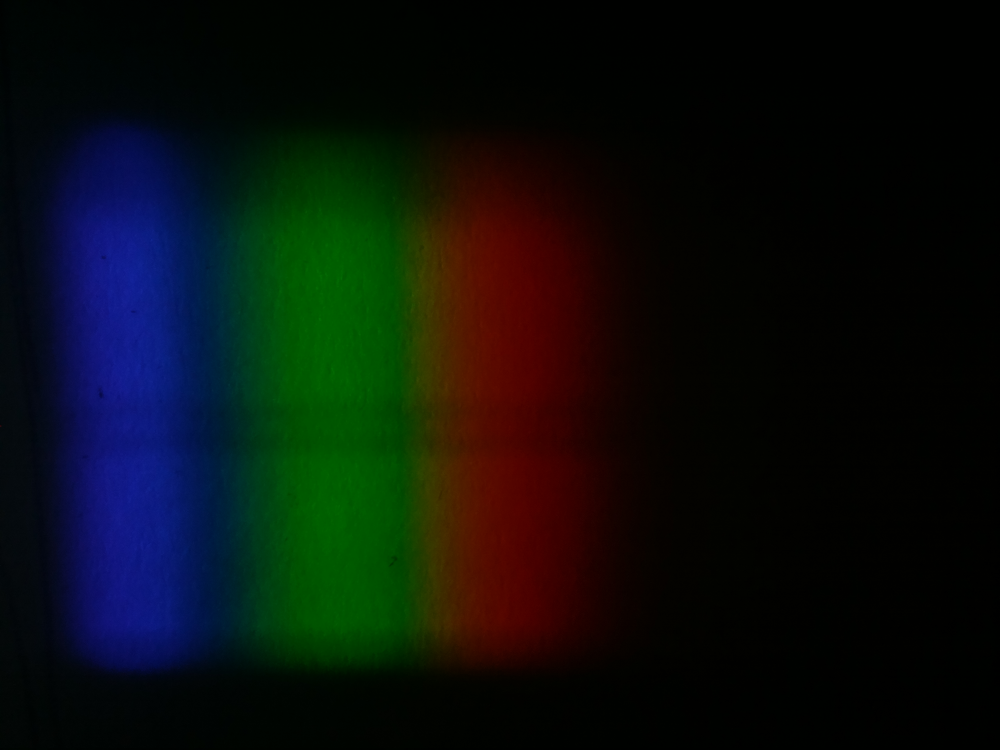
#> input picture python/SSP lab proj/Vikram_Mathin_SSPlabProj/withsmalltorchandsensor/smalltorch.jpg, 4000 x 3000 px (shown at 1/4 size)
$ python spectroscope.py
#> lines starting #> are read from the running program, lines starting #| are printed output that depends on the picture
inputname = 'smalltorch.jpg'
outputname = 'data.csv'
x1 = 1
y1 = 2000
x2 = 2969
y2 = 2300


if x1>x2 :
	d = x1
	x1 = x2
	x2 = d

if y1>y2 :
	d = y1
	y1 = y2
	y2 = d


from PIL import Image
import matplotlib.pyplot as plt
import matplotlib.image as mpimg
import numpy as np

img = Image.open(inputname)
#> img is the input picture: PIL image 4000x3000 RGB; mean R, G, B 10.1, 15.5, 13.6
img.load()
im = np.asarray(img)
im = im[:,:,0:3]
plt.figure(0)
plt.imshow(im)
plt.show(block = False)


im = im[(y1-1):y2,(x1-1):x2,:]
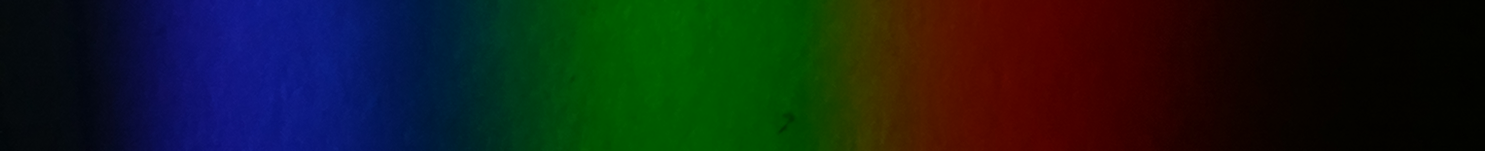
#> im: shape (301, 2969, 3) (shown at 1/2 size); mean R, G, B 21, 29.5, 27


plt.figure(1)
plt.imshow(im)
plt.show(block = False)


imR = np.mean(im[:,:,0],axis=0)
#> imR = 2969 values, max 86.35 at index 1932, min 0 at index 1472, mean 21.02
imG = np.mean(im[:,:,1],axis=0)
#> imG = 2969 values, max 93.49 at index 1312, min 0.269 at index 2241, mean 29.49
imB = np.mean(im[:,:,2],axis=0)
#> imB = 2969 values, max 135.1 at index 520, min 0 at index 1284, mean 26.96


im = np.mean(im,axis = (0,2))
#> im = 2969 values, max 58.89 at index 477, min 1.58 at index 2939, mean 25.83


np.savetxt(outputname,im,delimiter=',')

plt.figure(2)
plt.plot(im)


plt.show()
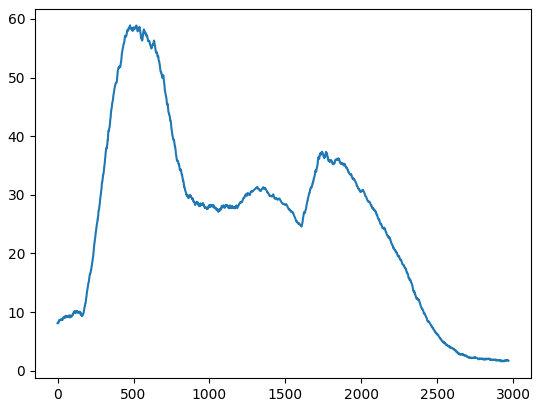
#> figure drawn by matplotlib, 1 panel; curve peaks at x = 477, y = 58.89

$ run again, with python/SSP lab proj/Vikram_Mathin_SSPlabProj/withsmalltorchandsensor/greenfilter.jpg copied over python/SSP lab proj/Vikram_Mathin_SSPlabProj/withsmalltorchandsensor/smalltorch.jpg
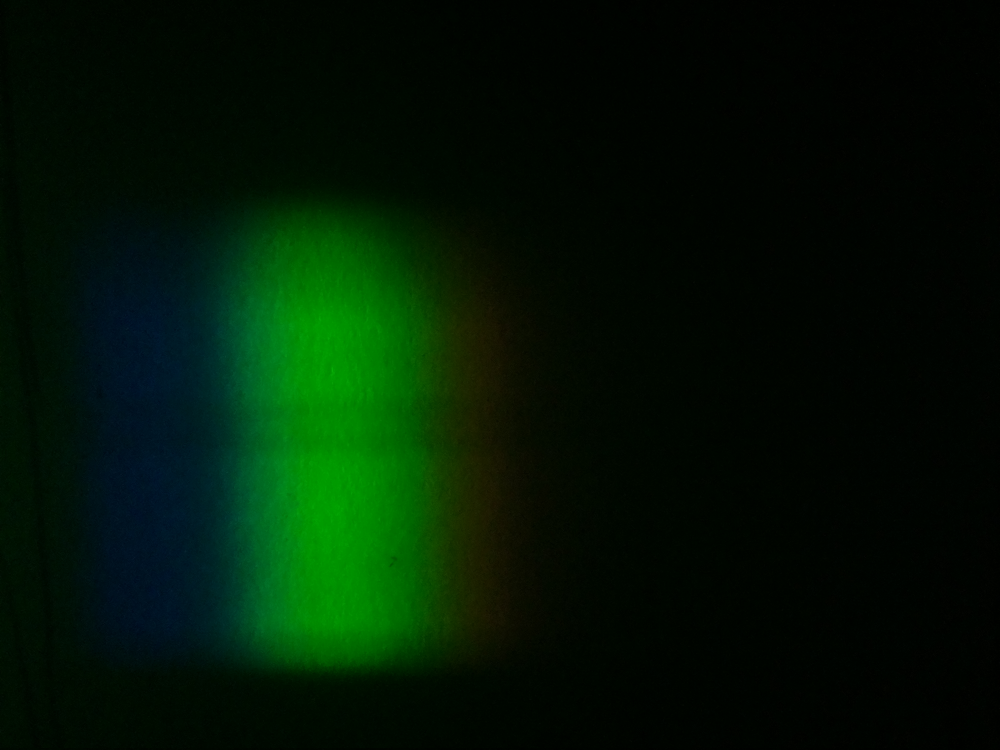
#> input picture python/SSP lab proj/Vikram_Mathin_SSPlabProj/withsmalltorchandsensor/greenfilter.jpg, 4000 x 3000 px (shown at 1/4 size)
#> img is the input picture: PIL image 4000x3000 RGB; mean R, G, B 1.5, 22.1, 4.3
#> `im = im[(y1-1):y2,(x1-1):x2,:]`:
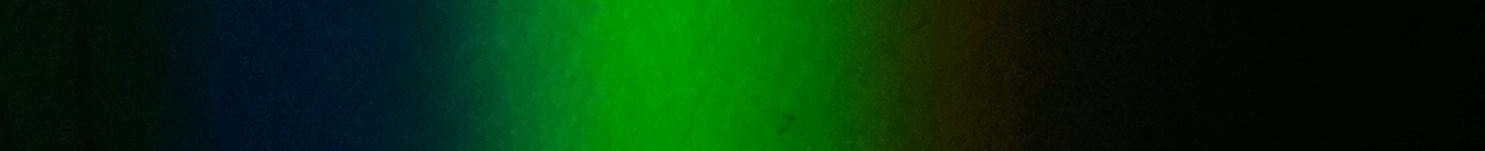
#> im: shape (301, 2969, 3) (shown at 1/2 size); mean R, G, B 3.6, 45.8, 10.5
#> imR = 2969 values, max 28.38 at index 1888, min 0.0233 at index 1444, mean 3.57
#> imG = 2969 values, max 153.1 at index 1311, min 4.92 at index 2956, mean 45.82
#> imB = 2969 values, max 42.68 at index 923, min 0.0166 at index 2932, mean 10.52
#> `im = np.mean(im,axis = (0,2))`: im = 2969 values, max 51.28 at index 1354, min 1.75 at index 2934, mean 19.97
#> `plt.show()`:
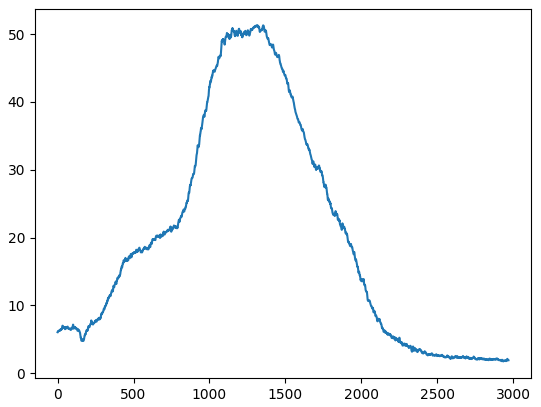
#> figure drawn by matplotlib, 1 panel; curve peaks at x = 1354, y = 51.28
